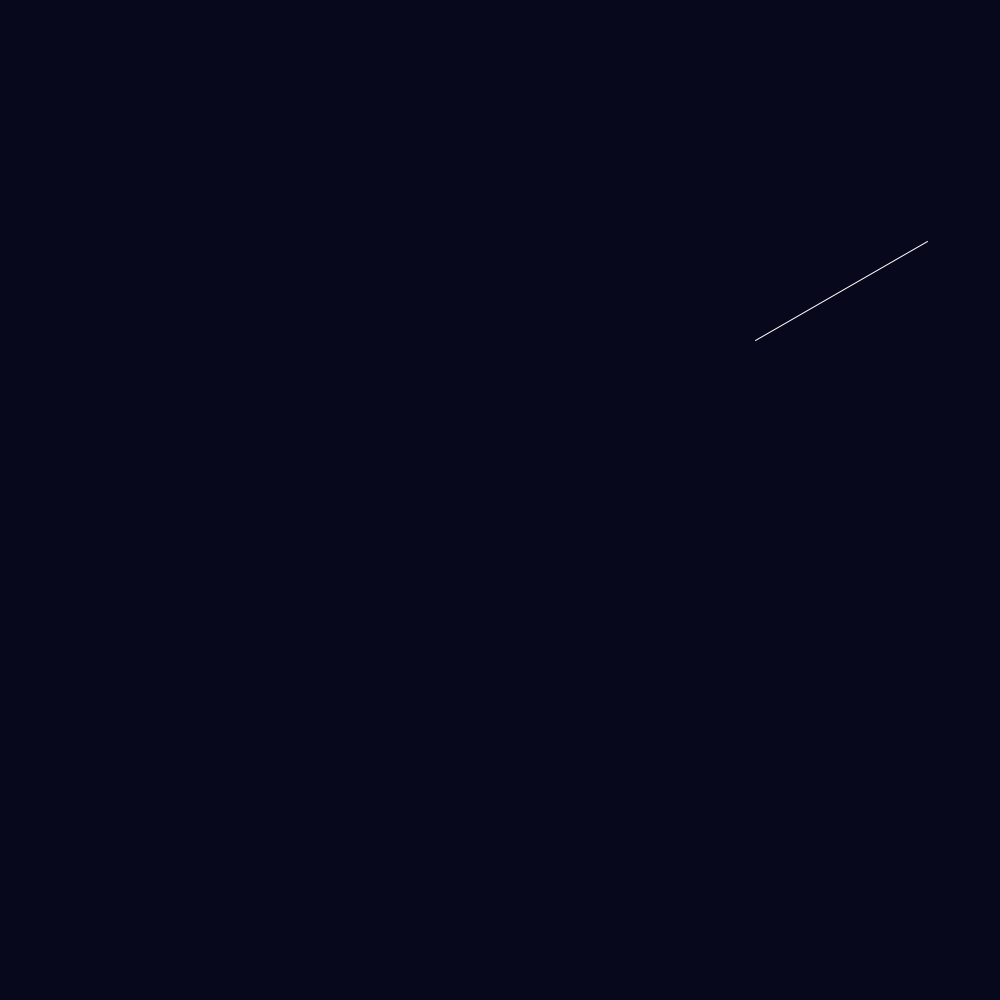
Frame 1 (no input)
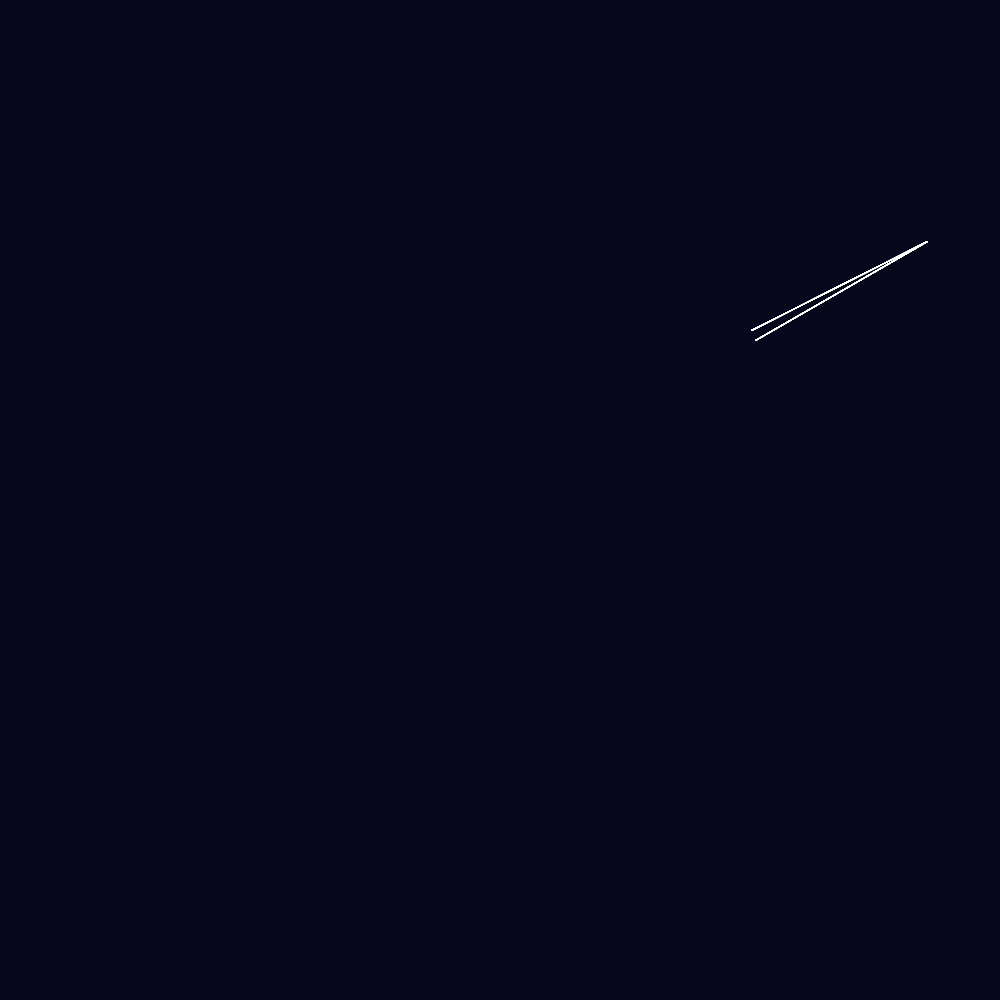
Frame 60 (the mouse pressed at the canvas centre just before this capture)
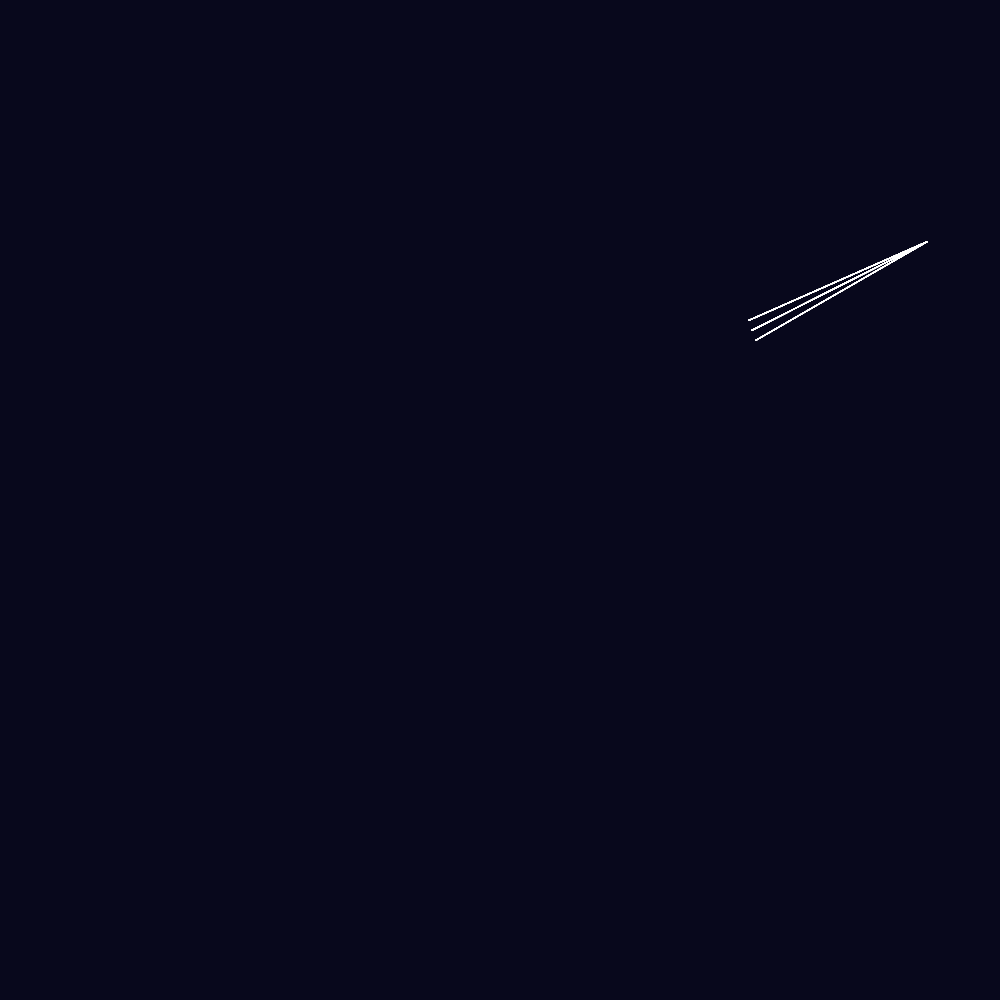
Frame 120 (the mouse held since frame 60 and released just before this capture)

The Processing sketch that drew these frames (run headless with seeded random() and noise(); from frame 60 on, the mouse is pressed at the canvas centre):

// Processing sketch: processing_41843
// ── processing_41843.pde

float cenX;
float cenY;
float horX;
float horY;
float minX;
float minY;
float secX;
float secY;
float rad;
float bigRad;


void setup() {
  size(1000, 1000);
  strokeWeight(.5);
  stroke(255);
  float col=map(hour(),0,7,0,100);
  float col2=map(hour(),7,15,100,200);
  float col3=map(hour(),15,23,200,0);
  float ocol=map(hour(),0,7,0,30);
  float ocol2=map(hour(),7,15,30,110);
  float ocol3=map(hour(),15,23,110,0);
  if((hour()>=0) && (hour()<=7)){
  background(ocol,ocol,col);
  }else if((hour()>=7) && (hour()<=15)){
    background(ocol2,ocol2,col2);
  }else if((hour()>=15) && (hour()<=23)){
    background(ocol3,ocol3,col3);
  }
}

void draw() {
  
  //line(width/2, 0, width/2, height);
  //line(0, height/2, width, height/2);
  cenX=width/2;
  cenY=height/2;
  horX=cos(radians(hour()*30));
  horY=sin(radians(hour()*30));
  minX=cos(radians(minute()*6));
  minY=sin(radians(minute()*6));
  secX=cos(radians(second()*6));
  secY=sin(radians(second()*6));
  rad=100;
  bigRad=400;


  translate(cenY+bigRad*horY, cenX-bigRad*horX);
  rotate(radians(270));
  strokeWeight(1);
  noFill();
  //ellipse(0, 0, 200, 200);
  if (second()==0) {
    stroke(random(170, 255), random(170, 255), random(170, 255));
  }
  line(rad*minX, rad*minY, rad*secX, rad*secY);
}
